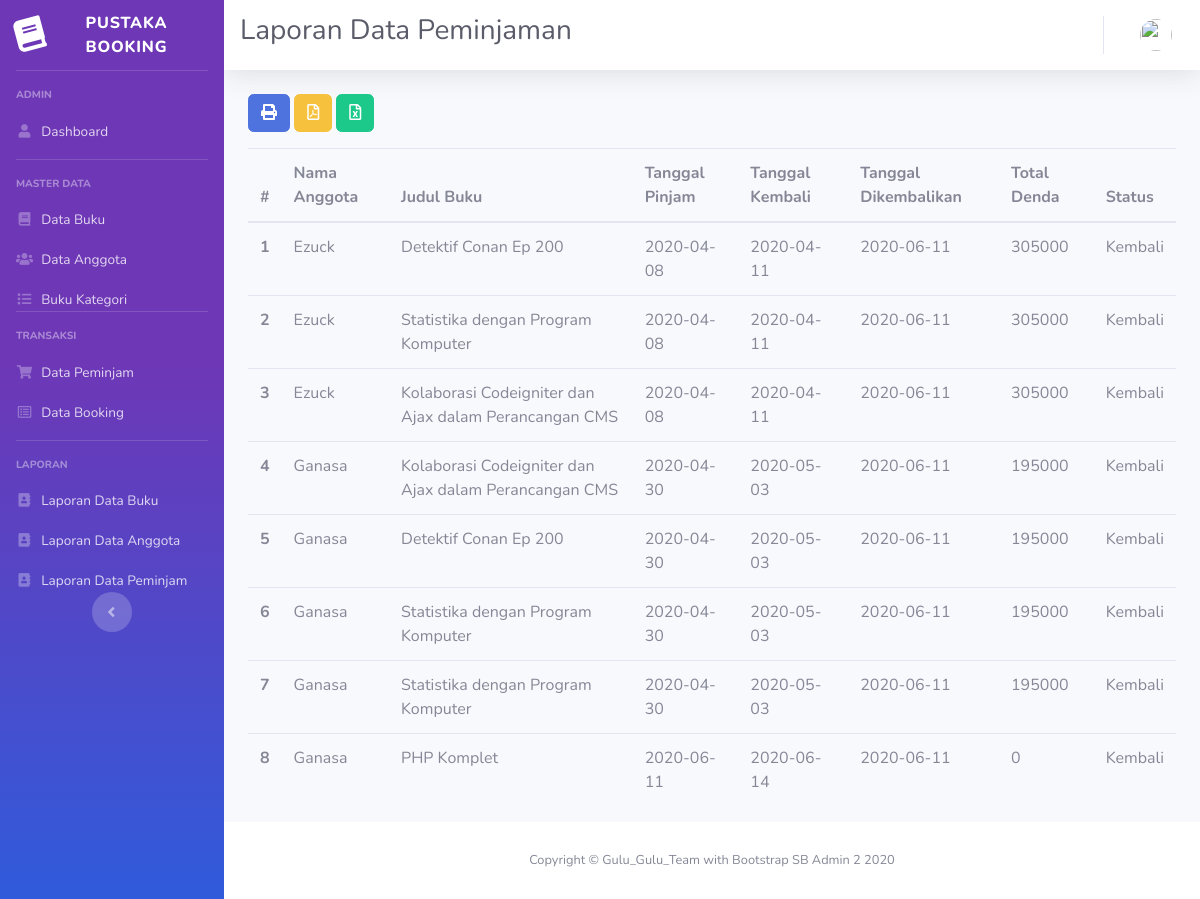
/index.php/laporan/laporan_pinjam, run on the app's committed database.
### tables this page shows
CREATE TABLE `pinjam` (
  `no_pinjam` varchar(12) NOT NULL,
  `tgl_pinjam` date NOT NULL,
  `id_booking` varchar(12) NOT NULL,
  `id_user` int(11) NOT NULL,
  `tgl_kembali` date NOT NULL,
  `tgl_pengembalian` date NOT NULL,
  `status` enum('Pinjam','Kembali') NOT NULL,
  `total_denda` int(11) NOT NULL
);

CREATE TABLE `user` (
  `id` int(11) NOT NULL,
  `nama` varchar(128) NOT NULL,
  `email` varchar(128) NOT NULL,
  `alamat` varchar(256) NOT NULL,
  `image` varchar(128) NOT NULL,
  `password` varchar(256) NOT NULL,
  `role_id` int(11) NOT NULL,
  `is_active` int(1) NOT NULL,
  `tanggal_input` int(11) NOT NULL
);

CREATE TABLE `buku` (
  `id` int(11) NOT NULL,
  `judul_buku` varchar(128) NOT NULL,
  `id_kategori` int(11) NOT NULL,
  `pengarang` varchar(64) NOT NULL,
  `penerbit` varchar(64) NOT NULL,
  `tahun_terbit` year(4) NOT NULL,
  `isbn` varchar(64) NOT NULL,
  `stok` int(11) NOT NULL,
  `dipinjam` int(11) NOT NULL,
  `dibooking` int(11) NOT NULL,
  `image` varchar(256) DEFAULT 'default.jpg'
);

### application/controllers/Laporan.php (called while the page is built, shortened)
<?php
class Laporan extends CI_Controller
{
  function __construct()
  {
    $this->load->model(['ModelUser', 'ModelBuku', 'ModelPinjam']);
  }
  public function laporan_pinjam()
  {
    $data['judul'] = 'Laporan Data Peminjaman';
    $data['user'] = $this->ModelUser->cekData(['email' => $this->session->userdata('email')])->row_array();
    $data['laporan'] = $this->db->query("select * from pinjam p,detail_pinjam d, buku b,user u where d.id_buku=b.id and p.id_user=u.id and p.no_pinjam=d.no_pinjam")->result_array();
    $this->load->view('templates/header', $data);
    $this->load->view('templates/sidebar');
    $this->load->view('templates/topbar', $data);
    $this->load->view('pinjam/laporan-pinjam', $data);
    $this->load->view('templates/footer');
  }
}

### index.php (called while the page is built, shortened)
<?php
require_once BASEPATH.'core/CodeIgniter.php';

### application/views/pinjam/laporan-pinjam.php (the view, shortened to what this page needs)
<div class="container-fluid">
  <div class="row">
    <div class="col-lg-12">
      <a href="<?= base_url('laporan/cetak_laporan_pinjam'); ?>" class="btn btn-primary mb-3"><i class="fas fa-print"></i> </a>
      <a href="<?= base_url('laporan/laporan_pinjam_pdf'); ?>" class="btn btn-warning mb-3"><i class="far fa-file-pdf"></i> </a>
      <a href="<?= base_url('laporan/export_excel_pinjam'); ?>" class="btn btn-success mb-3"><i class="far fa-file-excel"></i> </a>
      <table class="table table-hover">
        <thead>
          <tr>
            <th scope="col">#</th>
            <th scope="col">Nama Anggota</th>
            <th scope="col">Judul Buku</th>
            <th scope="col">Tanggal Pinjam</th>
            <th scope="col">Tanggal Kembali </th>
            <th scope="col">Tanggal Dikembalikan</th>
            <th scope="col">Total Denda</th>
            <th scope="col">Status</th>
          </tr>
        </thead>
        <tbody>
          <?php
          $a = 1;
          foreach ($laporan as $l) { ?>
            <tr>
              <th scope="row"><?= $a++; ?></th>
              <td><?= $l['nama']; ?></td>
              <td><?= $l['judul_buku']; ?></td>
              <td><?= $l['tgl_pinjam']; ?></td>
              <td><?= $l['tgl_kembali']; ?></td>
              <td><?= $l['tgl_pengembalian']; ?></td>
              <td><?= $l['total_denda']; ?></td>
              <td><?= $l['status']; ?></td>
            </tr>
          <?php } ?>
        </tbody>
      </table>
    </div>
  </div>
</div>
</div>

### data on the page
pinjam: id_user.nama "Ezuck", buku.judul_buku "Detektif Conan Ep 200", tgl_pinjam "2020-04-08", tgl_kembali "2020-04-11", tgl_pengembalian "2020-06-11", total_denda "305000", status "Kembali", buku.judul_buku "Statistika dengan Program Komputer", buku.judul_buku "Kolaborasi Codeigniter dan Ajax dalam Perancangan CMS"
pinjam: id_user.nama "Ganasa", buku.judul_buku "Kolaborasi Codeigniter dan Ajax dalam Perancangan CMS", tgl_pinjam "2020-04-30", tgl_kembali "2020-05-03", tgl_pengembalian "2020-06-11", total_denda "195000", status "Kembali", buku.judul_buku "Detektif Conan Ep 200", buku.judul_buku "Statistika dengan Program Komputer"
pinjam: id_user.nama "Ganasa", buku.judul_buku "Statistika dengan Program Komputer", tgl_pinjam "2020-04-30", tgl_kembali "2020-05-03", tgl_pengembalian "2020-06-11", total_denda "195000", status "Kembali"
pinjam: id_user.nama "Ganasa", buku.judul_buku "PHP Komplet", tgl_pinjam "2020-06-11", tgl_kembali "2020-06-14", tgl_pengembalian "2020-06-11", total_denda "0", status "Kembali"

### other printed values
$judul "Laporan Data Peminjaman"
